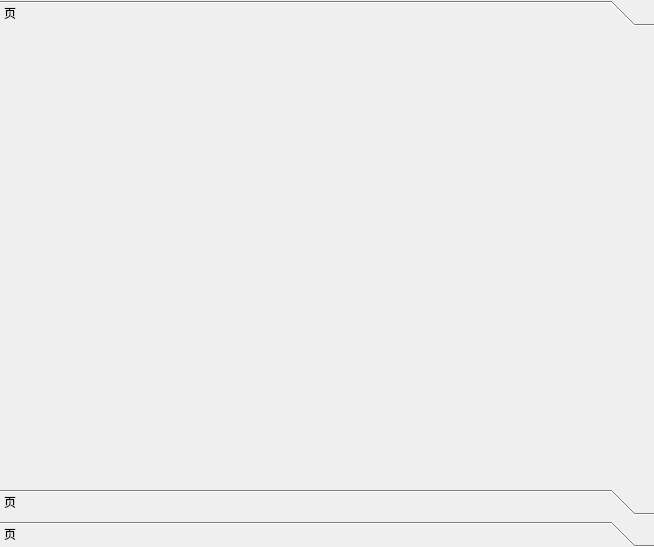
<?xml version="1.0" encoding="UTF-8"?>
<ui version="4.0">
 <class>ToolBox</class>
 <widget class="QToolBox" name="ToolBox">
  <property name="geometry">
   <rect>
    <x>0</x>
    <y>0</y>
    <width>654</width>
    <height>547</height>
   </rect>
  </property>
  <property name="windowTitle">
   <string>ToolBox</string>
  </property>
  <property name="currentIndex">
   <number>0</number>
  </property>
  <widget class="QWidget" name="page">
   <attribute name="label">
    <string>页</string>
   </attribute>
  </widget>
  <widget class="QWidget" name="page_2">
   <attribute name="label">
    <string>页</string>
   </attribute>
  </widget>
  <widget class="QWidget" name="page_3">
   <attribute name="label">
    <string>页</string>
   </attribute>
  </widget>
 </widget>
 <resources/>
 <connections/>
</ui>
